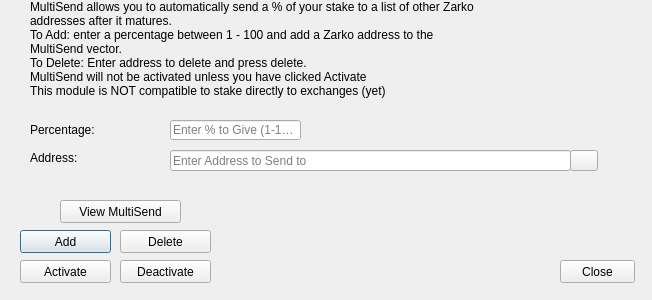
<?xml version="1.0" encoding="UTF-8"?>
<ui version="4.0">
 <class>StakeForCharityDialog</class>
 <widget class="QDialog" name="StakeForCharityDialog">
  <property name="windowModality">
   <enum>Qt::NonModal</enum>
  </property>
  <property name="geometry">
   <rect>
    <x>0</x>
    <y>0</y>
    <width>652</width>
    <height>300</height>
   </rect>
  </property>
  <property name="windowTitle">
   <string>MultiSend</string>
  </property>
  <widget class="QLineEdit" name="charityPercentEdit">
   <property name="geometry">
    <rect>
     <x>170</x>
     <y>120</y>
     <width>131</width>
     <height>20</height>
    </rect>
   </property>
   <property name="toolTip">
    <string>Enter whole numbers 1 - 100</string>
   </property>
   <property name="placeholderText">
    <string>Enter % to Give (1-100)</string>
   </property>
  </widget>
  <widget class="QLineEdit" name="charityAddressEdit">
   <property name="geometry">
    <rect>
     <x>170</x>
     <y>150</y>
     <width>401</width>
     <height>21</height>
    </rect>
   </property>
   <property name="toolTip">
    <string/>
   </property>
   <property name="placeholderText">
    <string>Enter Address to Send to</string>
   </property>
  </widget>
  <widget class="QLabel" name="label_2">
   <property name="geometry">
    <rect>
     <x>30</x>
     <y>0</y>
     <width>451</width>
     <height>121</height>
    </rect>
   </property>
   <property name="lineWidth">
    <number>1</number>
   </property>
   <property name="text">
    <string>MultiSend allows you to automatically send a % of your stake to a list of other Zarko addresses after it matures.
To Add: enter a percentage between 1 - 100 and add a Zarko address to the MultiSend vector. 
To Delete: Enter address to delete and press delete.
MultiSend will not be activated unless you have clicked Activate
This module is NOT compatible to stake directly to exchanges (yet)</string>
   </property>
   <property name="alignment">
    <set>Qt::AlignLeading|Qt::AlignLeft|Qt::AlignTop</set>
   </property>
   <property name="wordWrap">
    <bool>true</bool>
   </property>
  </widget>
  <widget class="QLabel" name="message">
   <property name="geometry">
    <rect>
     <x>240</x>
     <y>200</y>
     <width>381</width>
     <height>91</height>
    </rect>
   </property>
   <property name="text">
    <string/>
   </property>
  </widget>
  <widget class="QPushButton" name="addButton">
   <property name="geometry">
    <rect>
     <x>20</x>
     <y>230</y>
     <width>91</width>
     <height>23</height>
    </rect>
   </property>
   <property name="toolTip">
    <string/>
   </property>
   <property name="statusTip">
    <string>Add to MultiSend Vector</string>
   </property>
   <property name="text">
    <string>Add</string>
   </property>
  </widget>
  <widget class="QPushButton" name="disableButton">
   <property name="geometry">
    <rect>
     <x>120</x>
     <y>260</y>
     <width>91</width>
     <height>23</height>
    </rect>
   </property>
   <property name="statusTip">
    <string>Deactivate MultiSend</string>
   </property>
   <property name="text">
    <string>Deactivate</string>
   </property>
  </widget>
  <widget class="QPushButton" name="addressBookButton">
   <property name="geometry">
    <rect>
     <x>570</x>
     <y>150</y>
     <width>28</width>
     <height>21</height>
    </rect>
   </property>
   <property name="toolTip">
    <string>Choose an address from the address book</string>
   </property>
   <property name="text">
    <string/>
   </property>
   <property name="icon">
    <iconset resource="../bitcoin.qrc">
     <normaloff>:/icons/address-book</normaloff>:/icons/address-book</iconset>
   </property>
   <property name="shortcut">
    <string>Alt+A</string>
   </property>
   <property name="autoDefault">
    <bool>false</bool>
   </property>
  </widget>
  <widget class="QLabel" name="label">
   <property name="geometry">
    <rect>
     <x>30</x>
     <y>120</y>
     <width>121</width>
     <height>20</height>
    </rect>
   </property>
   <property name="toolTip">
    <string>Percentage of stake to send</string>
   </property>
   <property name="text">
    <string>Percentage:</string>
   </property>
  </widget>
  <widget class="QLabel" name="label_5">
   <property name="geometry">
    <rect>
     <x>30</x>
     <y>150</y>
     <width>111</width>
     <height>16</height>
    </rect>
   </property>
   <property name="toolTip">
    <string>Address to send portion of stake to</string>
   </property>
   <property name="text">
    <string>Address:</string>
   </property>
  </widget>
  <widget class="QPushButton" name="deleteButton">
   <property name="geometry">
    <rect>
     <x>120</x>
     <y>230</y>
     <width>91</width>
     <height>23</height>
    </rect>
   </property>
   <property name="toolTip">
    <string/>
   </property>
   <property name="statusTip">
    <string>Delete Address From MultiSend Vector</string>
   </property>
   <property name="text">
    <string>Delete</string>
   </property>
  </widget>
  <widget class="QPushButton" name="activateButton">
   <property name="geometry">
    <rect>
     <x>20</x>
     <y>260</y>
     <width>91</width>
     <height>23</height>
    </rect>
   </property>
   <property name="statusTip">
    <string>Activate MultiSend</string>
   </property>
   <property name="text">
    <string>Activate</string>
   </property>
  </widget>
  <widget class="QPushButton" name="viewButton">
   <property name="geometry">
    <rect>
     <x>60</x>
     <y>200</y>
     <width>121</width>
     <height>23</height>
    </rect>
   </property>
   <property name="toolTip">
    <string/>
   </property>
   <property name="statusTip">
    <string>View MultiSend Vector</string>
   </property>
   <property name="text">
    <string>View MultiSend</string>
   </property>
  </widget>
     <widget class="QPushButton" name="closeButton">
      <property name="geometry">
       <rect>
        <x>560</x>
        <y>260</y>
        <width>75</width>
        <height>23</height>
       </rect>
      </property>
      <property name="text">
       <string>Close</string>
      </property>
     </widget>
 </widget>
 <resources>
  <include location="../bitcoin.qrc"/>
 </resources>
 <connections/>
</ui>
